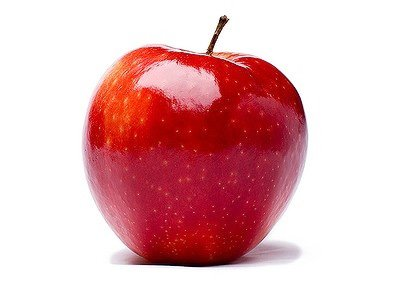
#> input picture Python/0608/data/image01.png, 420 x 288 px
$ jupyter execute Prac02.ipynb
#> lines starting #> are read from the running program, lines starting #| are printed output that depends on the picture; after the words box and inside, x2 and y2 are one past the last pixel; in counts of white or black regions, pixels touching at a corner belong together
[cell 1]
import pandas as pd
import numpy as np
import matplotlib.pyplot as plt
from cv2 import cv2

## 확장, 침식 실험 01

[cell 2]
image_path = './data/image01.png'

image = cv2.imread(image_path, cv2.IMREAD_GRAYSCALE)
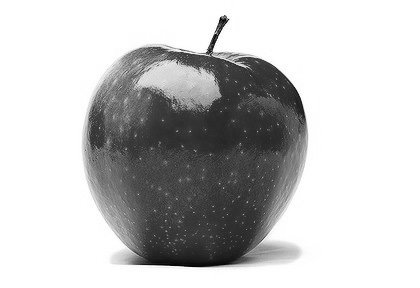
#> image: shape (288, 420); min 0, max 255, mean 197.4

_, mask = cv2.threshold(image, 230, 255, cv2.THRESH_BINARY)
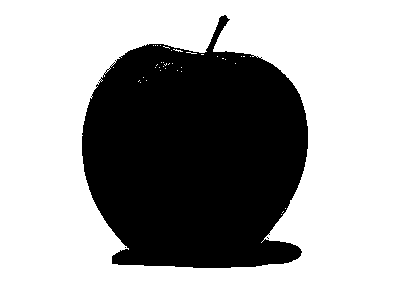
#> mask: shape (288, 420); 65% white; 3 black regions (2 under 20 px), largest, box (x1, y1, x2, y2) and area: (82, 15, 308, 268) 42373

image_list = np.hstack([
    image,
    mask
])
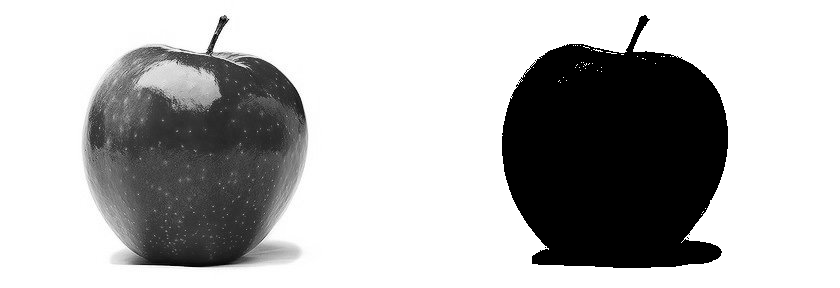
#> image_list: shape (288, 840); min 0, max 255, mean 181.5

plt.imshow(image_list, 'gray')
plt.show()

## 확장, 침식 실험 02

[cell 3]
image_path = './data/image01.png'

image = cv2.imread(image_path, cv2.IMREAD_GRAYSCALE)
_, mask = cv2.threshold(image, 230, 255, cv2.THRESH_BINARY_INV)
kernel = np.ones((3,3), np.uint8)

dilation = cv2.dilate(mask, kernel)
#> dilation: shape (288, 420); 36.1% white; 1 white region, box (x1, y1, x2, y2) and area: (81, 14, 309, 269) 43633
image_list = np.hstack([
    image,
    mask,
    dilation
])
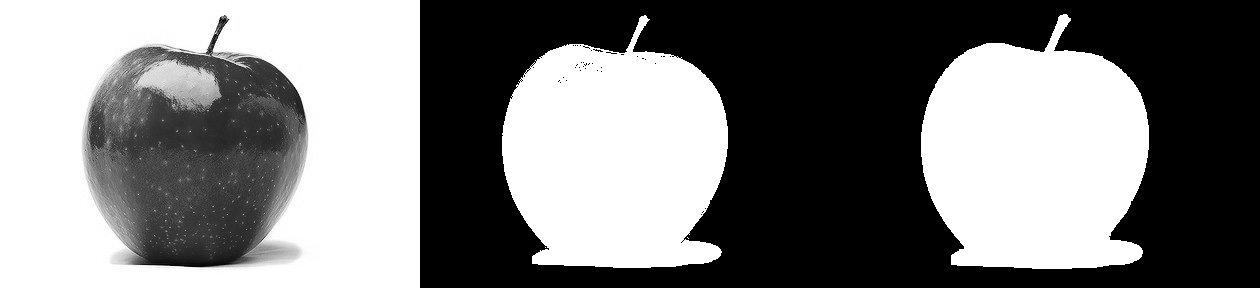
#> image_list: shape (288, 1260); min 0, max 255, mean 126.2

plt.imshow(image_list, 'gray')
plt.show()

## 확장, 침식 실험 03

[cell 4]
image_path = './data/image01.png'

image = cv2.imread(image_path, cv2.IMREAD_GRAYSCALE)
_, mask = cv2.threshold(image, 230, 255, cv2.THRESH_BINARY_INV)
kernel = np.ones((5,5), np.uint8)

dilation = cv2.dilate(mask, kernel, iterations=2)
#> dilation: shape (288, 420); 38.8% white; 1 white region, box (x1, y1, x2, y2) and area: (78, 11, 312, 272) 46989
image_list = np.hstack([
    image,
    mask,
    dilation
])

plt.imshow(image_list, 'gray')
plt.show()

## 확장, 침식 실험 04

[cell 5]
image_path = './data/image01.png'

image = cv2.imread(image_path, cv2.IMREAD_GRAYSCALE)
_, mask = cv2.threshold(image, 230, 255, cv2.THRESH_BINARY_INV)
kernel = np.ones((5,5), np.uint8)

dilation = cv2.dilate(mask, kernel, iterations=2)
erosion = cv2.erode(mask, kernel)
#> erosion: shape (288, 420); 32.7% white; 8 white regions (6 under 20 px), largest, box (x1, y1, x2, y2) and area: (84, 47, 306, 266) 39489, (218, 18, 225, 31) 29
image_list = np.hstack([
    image,
    mask,
    dilation,
    erosion
])
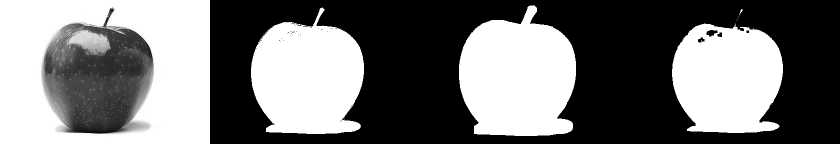
#> image_list: shape (288, 1680) (shown at 1/2 size); min 0, max 255, mean 117.3

plt.imshow(image_list, 'gray')
plt.show()

## 확장, 침식 실험 05

[cell 6]
image_path = './data/image01.png'

image = cv2.imread(image_path, cv2.IMREAD_GRAYSCALE)
_, mask = cv2.threshold(image, 230, 255, cv2.THRESH_BINARY_INV)
kernel = np.ones((5,5), np.uint8)

dilation = cv2.dilate(mask, kernel, iterations=2)
erosion = cv2.erode(mask, kernel)

# 개폐 open close
opening = cv2.morphologyEx(mask, cv2.MORPH_OPEN, kernel)
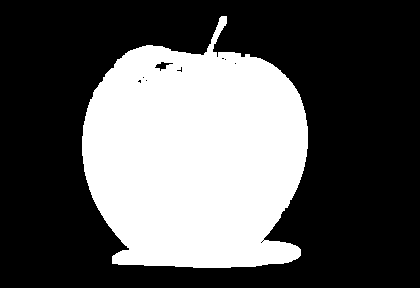
#> opening: shape (288, 420); 34.8% white; 1 white region, box (x1, y1, x2, y2) and area: (82, 16, 308, 268) 42108
closing = cv2.morphologyEx(mask, cv2.MORPH_CLOSE, kernel)
#> closing: shape (288, 420); 35.2% white; 1 white region, box (x1, y1, x2, y2) and area: (82, 15, 308, 268) 42529

image_list = np.hstack([
    image,
    mask,
    dilation,
    erosion,
    opening,
    closing
])
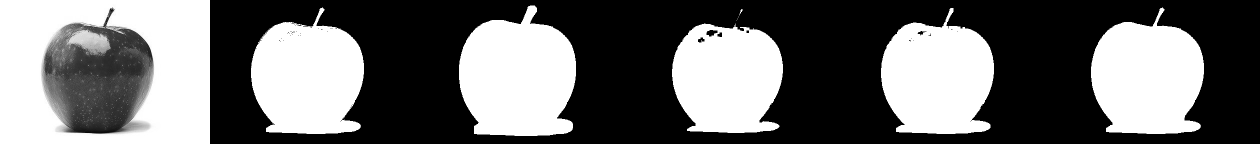
#> image_list: shape (288, 2520) (shown at 1/2 size); min 0, max 255, mean 107.9

plt.imshow(image_list, 'gray')
plt.show()

[cell 7]
image_path = './data/image01.png'

image = cv2.imread(image_path, cv2.IMREAD_GRAYSCALE)
_, mask = cv2.threshold(image, 230, 255, cv2.THRESH_BINARY_INV)
kernel = np.ones((5,5), np.uint8)

dilation = cv2.dilate(mask, kernel, iterations=2)
erosion = cv2.erode(mask, kernel)

# 개폐 open close
opening = cv2.morphologyEx(mask, cv2.MORPH_OPEN, kernel)
closing = cv2.morphologyEx(mask, cv2.MORPH_CLOSE, kernel)

mg = cv2.morphologyEx(mask, cv2.MORPH_GRADIENT, kernel)
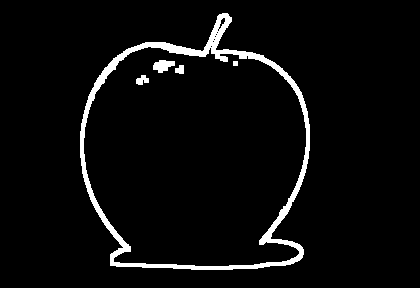
#> mg: shape (288, 420); 4.3% white; 5 white regions, box (x1, y1, x2, y2) and area: (80, 13, 310, 270) 4857, (153, 60, 175, 73) 190, (136, 75, 149, 85) 88, (175, 65, 184, 74) 65, (233, 61, 238, 66) 25
th = cv2.morphologyEx(mask, cv2.MORPH_TOPHAT, kernel)
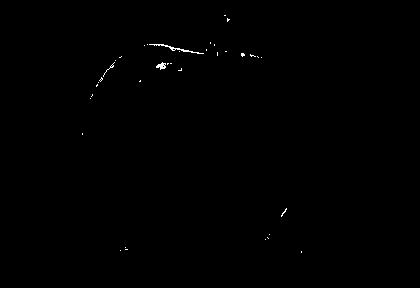
#> th: shape (288, 420); 0.22% white in thin lines or dots, all inside (x1, y1, x2, y2) = (82, 15, 302, 253)

image_list = np.hstack([
    image,
    mask,
    dilation,
    erosion,
    opening,
    closing
])

image_list_01 = np.hstack([
    mg,
    th
])
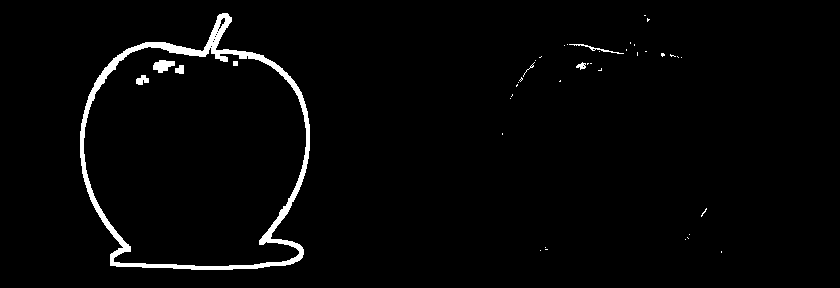
#> image_list_01: shape (288, 840); 2.3% white; 42 white regions (34 under 20 px), largest, box (x1, y1, x2, y2) and area: (80, 13, 310, 270) 4857, (153, 60, 175, 73) 190, (569, 44, 624, 54) 93

plt.imshow(image_list, 'gray')
plt.show()

plt.imshow(image_list_01, 'gray')
plt.show()
